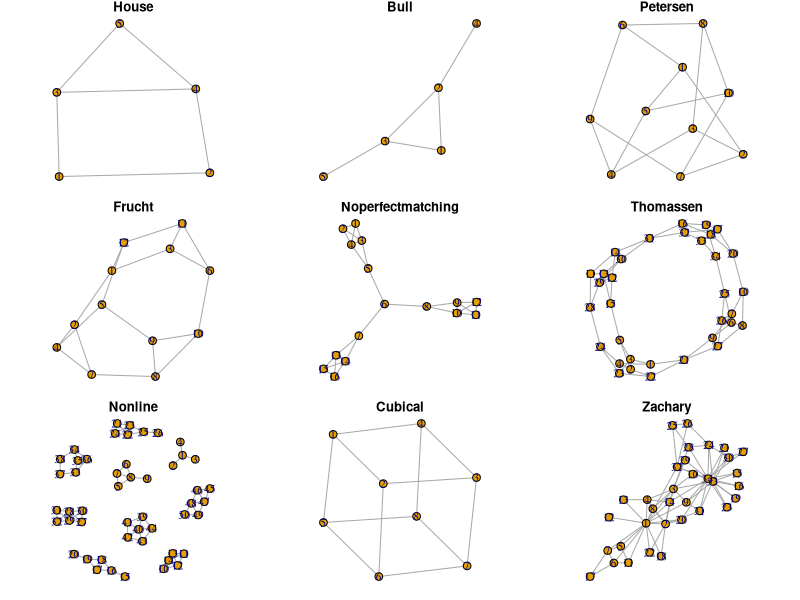

This figure's R source: (Note: this script raises an error after producing the figure.)
## ---- chunk 1
x <- c("igraph", "tibble", "stringr", "kableExtra", "RColorBrewer", "viridis", "magrittr", "igraphdata", "ggplot2")
lapply(x, require, character.only = T, quietly = T)
## ---- chunk 2
par(mfrow = c(3,3), mar = c(1, 1, 1, 1))
x <- c("Bull", "Chvatal", "Coxeter", "Cubical", "Diamond", "Dodecahedral", "Folkman", "Franklin", "Frucht", "Grotzsch", "Heawood", "Herschel", "House", "HouseX", "Icosahedral", "Krackhardt kite", "Levi", "McGee", "Meredith", "Noperfectmatching", "Nonline", "Octahedral", "Petersen", "Robertson", "Smallestcyclicgroup", "Tetrahedral", "Thomassen", "Tutte", "Uniquely3colorable", "Walther", "Zachary")
notable.graphs <- sample(x, size = 9, replace = F)
sapply(notable.graphs, function(x) plot.igraph(make_graph(x), main = x, vertex.size = 10))
## ---- chunk 3
library(qgraph)
#igraph may have lesmis as resident dataset
file <- "./data/gephy/lesmiserables.gml"
g1 <- read_graph(file = file, format = "gml")
igraph_options(vertex.size = 10)
layout <- layout_with_fr(g1)
e <- get.edgelist(g1)
#l <- qgraph.layout.fruchtermanreingold(e,vcount=vcount(g1))
l <- qgraph.layout.fruchtermanreingold(e,vcount=vcount(g1), area=8*(vcount(g1)^2),repulse.rad=(vcount(g1)^3.1))
#that worked! See https://stackoverflow.com/questions/39290909/igraph-resolving-tight-overlapping-nodes
par(mar = c(1, 1, 1, 1))
plot.igraph(g1, 
            asp = .71,
            vertex.label.cex = .35, 
            layout = l,
            axes = F)
## ---- chunk 4
data("karate")
coords <- layout_with_fr(karate, niter = 1000)

par(mfrow=c(1, 2))
par(oma=c(0,0,2,0))
#Note layout set to "coords"
plot.igraph(karate, layout = coords, main = "layout = coords #1", vertex.label = NA, vertex.color = "blue")

plot.igraph(karate, layout = coords, main = "layout = coords #2", vertex.label = NA, vertex.color = "red")

## ---- chunk 5
set.seed(1234)
g <- sample_pa(25)
coords <- layout_randomly(g)
coords1 <- as_tibble(coords)
names(coords1) <- c("x", "y")
par(mfrow = c(3, 1),
    mar = c(2, 2, 2, 2)
    )
plot(coords1$x, coords1$y)
plot.igraph(g, layout = coords, asp = 0, vertex.size = 3,
            vertex.label = NA, axes = T, edge.color = "white")
plot.igraph(g, layout = coords, asp = 0, vertex.size = 3,
            vertex.label = NA, axes = T, edge.arrow.size = 0)
## ---- chunk 6

library(stringr)
grep("^layout_", lsf.str("package:igraph"), value = T) %>%
  append(c("", "")) %>%
       matrix(nrow = 7, ncol = 3, byrow = T) %>%
      kbl(caption = "Available layouts for nodes in `igraph`.") %>%
      kable_styling()
## ---- chunk 7
# Create data
data <- matrix(sample(0:1, 100, replace=TRUE, prob=c(0.5,0.5)), nrow=10)
network <- graph_from_adjacency_matrix(data , mode='undirected', diag=F )
 
# When ploting, we can use different layouts:
par(mfrow=c(3,3), mar=c(1,1,1,1))
plot(network, layout=layout_nicely, main = "nicely")
plot(network, layout=layout_on_grid, main = "grid")
plot(network, layout=layout_with_drl, main="DrL")
plot(network, layout=layout.circle, main="circle")
plot(network, layout=layout.random, main="random")
plot(network, layout=layout.fruchterman.reingold, main="fruchterman-reingold")
plot(network, layout=layout_as_tree, main="tree")
plot(network, layout=layout_with_kk, main="kamada-kawai")
plot(network, layout=layout_with_lgl, main="large.graph.layout")
## ---- chunk 8
library(igraph)
library(qgraph)
g <- barabasi.game(355, directed=FALSE)
par(mfrow=c(1, 3), mar = c(1, 1, 1, 1))
plot(g,layout=layout_with_fr,
     vertex.size=4,
     vertex.label=NA,
     main = "layout_with_fr")
e <- get.edgelist(g)
l <- qgraph.layout.fruchtermanreingold(e,vcount=vcount(g))
plot(g,
     layout = l,
     vertex.size = 4,
     vertex.label = NA,
     main ="F-R default"
     )
l <- qgraph.layout.fruchtermanreingold(e,vcount=vcount(g),
      area=8*(vcount(g)^2),repulse.rad=(vcount(g)^3.1))
plot(g,
     layout = l,
     vertex.size = 4, 
     vertex.label = NA,
     main = "F-R modified")
## ---- chunk 9
knitr::include_graphics( "./imgs/karate_coords_via_layout_nicely.jpeg")
## ---- chunk 10
knitr::include_graphics("./imgs/karate_coords_via_tkplot.jpeg")
## ---- chunk 11
par(mfrow=c(2,2), mar=c(2, 2, 2, 2))
# shapes
shapes <- shapes()
g1 <- make_ring(length(shapes()))
plot.igraph(g1,
            vertex.size = 50,
            vertex.shape = shapes,
            main = "shapes"
            )

# size
sizes <- seq(5, 50, length.out = 10)
g2 <- make_ring(length(sizes))
plot.igraph(g2, 
            vertex.size = sizes,
            vertex.shape = "circle",
            main = "sizes")
# color
colors <- c(NA, 1:8)
g3 <- make_ring(9)
plot.igraph(g3, 
            vertex.color = colors,
            vertex.size = 50,
            vertex.label = paste0(colors),
            layout = layout_nicely,
            main = "colors")
# labels
labels <- state.abb[1:10]
size <- seq(.1, 2, length.out = 10)
dist <- seq(.1, 3, length.out = 10)
g4 <- make_ring(10)
plot.igraph(g4, 
            vertex.label = labels,
            vertex.label.cex = size,
            vertex.label.dist = dist,
            layout = layout_nicely,
            main = "labels"
            
            )

## ---- chunk 12
par(mfrow=c(1,3), mar=c(2, 2, 3, 2))
#graph
colors <- brewer.pal(name = "Set1", n = 9)
g1 <- make_ring(9)
plot.igraph(g1, 
            vertex.color = colors,
            vertex.shape = "circle",
            vertex.label.cex = .75,
            vertex.size = 30,
            vertex.label = paste0(colors),
            vertex.label.dist = 5,
            layout = layout_nicely,
            main = "brewer\n Set1"
            )
#graph
colors <- viridis(10, option = "D")
g1 <- make_ring(length(colors), circular = T)
plot.igraph(g1, 
            vertex.color = colors,
            vertex.shape = "csquare",
            vertex.label.cex = .75,
            vertex.size = 25,
            vertex.label = paste0(colors),
            vertex.label.dist = 4,
            layout = layout_nicely,
            main = "viridis \n default"
            )
#graph
colors <- rainbow(10)
g3 <- make_ring(length(colors))
plot.igraph(g3, 
            vertex.color = colors,
            vertex.shape = "csquare",
            vertex.label.cex = .75,
            vertex.size = 25,
            vertex.label = paste0(colors),
            vertex.label.dist = 4,
            layout = layout_nicely,
            main = "base \n rainbow"
            )

## ---- chunk 13
par(mfrow=c(2,2), mar=c(2, 2, 2, 2))
# lty

edge.lty <- 1:6
edf <- tibble(from = rep("+", length(edge.lty)),
                  to = LETTERS[1:length(edge.lty)]
               )
g1 <- graph_from_data_frame(edf)
plot.igraph(g1,
            vertex.size = 25,
            edge.lty = edge.lty,
            edge.label = 1:6,
            arrow.mode = "-",
            layout = layout_as_tree,
            main = "type"
            )
#plot
width <- seq(from = .5, to = 3, length.out=6)
edf <- tibble(from = rep("+", length(width)),
                  to = LETTERS[2:sum(length(width), 1)]
               )
g2 <- graph_from_data_frame(edf)
plot.igraph(g2,
            vertex.size = 25,
            edge.lty = 1,
            edge.label = 1:length(width),
            arrow.mode = "-",
            edge.width = width,
            layout = layout_as_tree,
            main = "width"
            )
#plot
colors <- c(1:8)
edf <- tibble(from = rep("+", length(colors)),
                  to = LETTERS[2:sum(length(colors), 1)]
               )
g3 <- graph_from_data_frame(edf)
plot.igraph(g3,
            vertex.size = 25,
            edge.lty = 1,
            edge.label = 1:length(colors),
            arrow.mode = "-",
            edge.width = 1.5,
            layout = layout_as_tree,
            edge.color = colors,
            main = "colors"
            )
#plot labels
colors <- 1:8
edge.label.cex = seq(.5, 4, by = .5)
g4 <- make_ring(8, circular = TRUE)
edf <- tibble(from = rep("+", length(edge.label.cex)),
                  to = LETTERS[2:sum(length(edge.label.cex), 1)]
               )
#g4 <- graph_from_data_frame(g4)
plot.igraph(g4,
            vertex.size = 15,
            vertex.label = NA,
            edge.lty = 1,
            edge.label = colors,
            arrow.mode = NA,
            edge.width = 3,
            edge.color = colors,
            edge.label.cex = edge.label.cex,
            curved = TRUE,
            main = "labels"
            )
